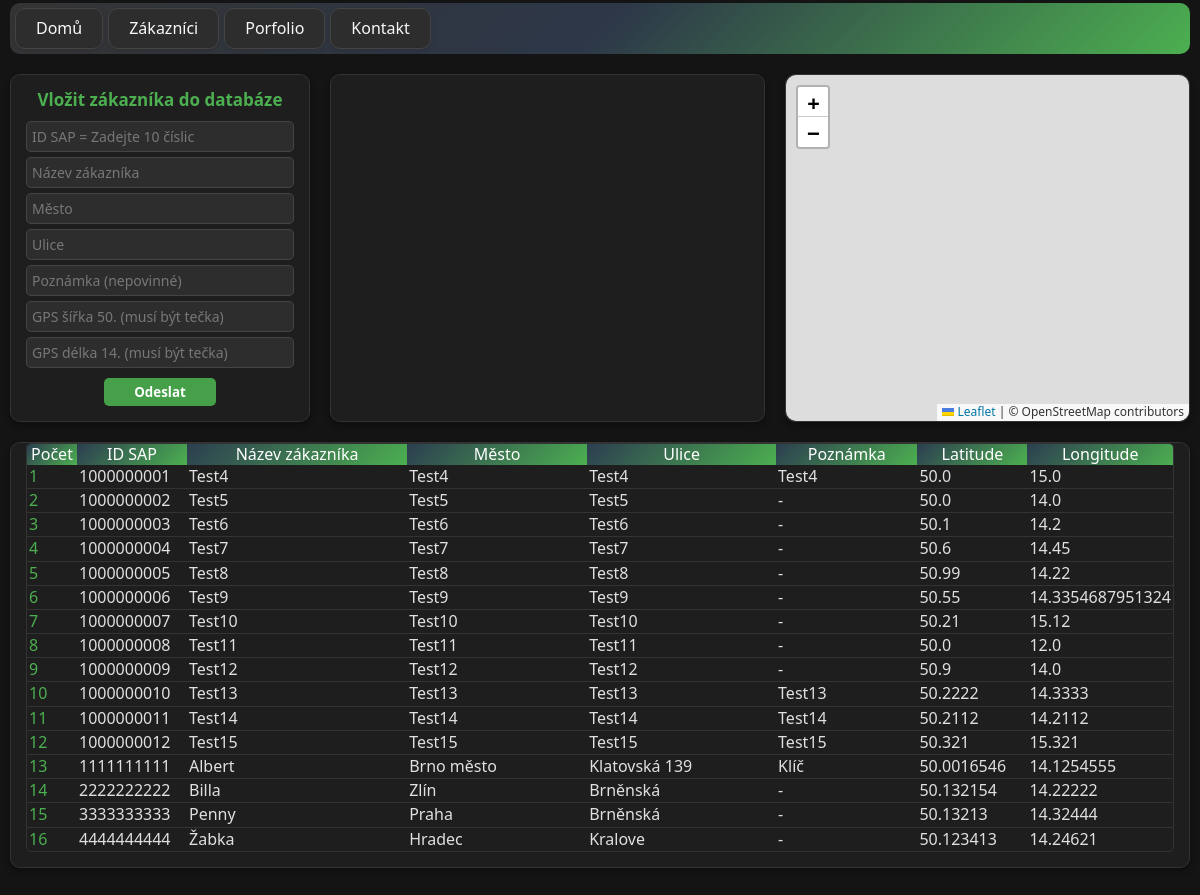
The page / on the database its author committed.
### zakaznici/models.py (models this page shows)
class Zakaznici(models.Model):
    id_sap = models.IntegerField(primary_key=True, default=1111111111)  # přidat default
    nazev = models.CharField(max_length=100)
    mesto = models.CharField(max_length=100)
    ulice = models.CharField(max_length=100)
    poznamka = models.TextField(max_length=100, blank=True, null=True)
    latitude = models.FloatField()
    longitude = models.FloatField()

### zakaznici/views.py (the view, shortened to what this page needs)
# urls.py: path('', include("zakaznici.urls"))
def zakaznici(request):
    formular = ZakazniciForm()
    context = {"zakazniciForm": formular,
               "zakaznici": Zakaznici.objects.all()}
    return render(request, "zakaznici/zakaznici.html", context)

### zakaznici/templates/zakaznici/zakaznici.html (shortened to what this page needs)
{% extends 'base.html' %}
{% load static %}
{% block extra_css %}
<link rel="stylesheet" href="{% static 'zakaznici/zakaznici.css' %}">
<link rel="stylesheet" href="https://unpkg.com/leaflet/dist/leaflet.css" />
{% endblock extra_css %}
{% block content %}
    <div class="top-container">
        <section class="container_formular">
            <h1>Vložit zákazníka do databáze</h1>
            <form method="POST" action="/" id="zakaznik-form">
                {% for one_field in zakazniciForm %}
                <div class="form-group">
                    {{ one_field }}
                </div>
                {% endfor %}
                <button type="submit" id="submit-btn">Odeslat</button>
            </form>
        </section>
        <section class="container_stred">
        </section>
        <section class="container_maps">
            <div id="map"></div>
        </section>
    </div>
    <section class="container_tabulka">
        <div class="zakaznici-table-wrapper">
        {% if zakaznici %}
            <table class="zakaznici-table">
                <thead>
                    <tr>
                        <th id="hlavicka_pocet">Počet</th>
                        <th id="hlavicka_id">ID SAP</th>
                        <th id="hlavicka_nazev">Název zákazníka</th>
                        <th id="hlavicka_mesto">Město</th>
                        <th id="hlavicka_ulice">Ulice</th>
                        <th id="hlavicka_poznamka">Poznámka</th>
                        <th id="hlavicka_latitude">Latitude</th>
                        <th id="hlavicka_longitude">Longitude</th>
                    </tr>
                </thead>
                <tbody>
                    {% for zakaznik in zakaznici %}
                    <tr data-index="{{ forloop.counter0 }}">
                        <td id="bunka_pocet"></td>
                        <td>{{ zakaznik.id_sap }}</td>
                        <td>{{ zakaznik.nazev }}</td>
                        <td>{{ zakaznik.mesto }}</td>
                        <td>{{ zakaznik.ulice }}</td>
                        <td>{{ zakaznik.poznamka|default:"-" }}</td>
                        <td>{{ zakaznik.latitude }}</td>
                        <td>{{ zakaznik.longitude }}</td>
                    </tr>
                    {% endfor %}
                </tbody>
            </table>
        {% else %}
            <p>Žádní zákazníci nebyli nalezeni.</p>
        {% endif %}
        </div>
    </section>
{% endblock content %}

### templates/base.html (shortened to what this page needs)
{% load static %}
{{ '<' }}{{ '!DOCTYPE html>' }}
<html lang="en">
<head>
    <link rel="stylesheet" href="{% static 'css/base.css' %}">
    {% block extra_css %}{% endblock extra_css %}
</head>
<body>
    <header class="hlavicka">
        <nav>
            <ul>
                <li><a href="#">Domů</a></li>
                <li><a href="#">Zákazníci</a></li>
                <li><a href="#">Porfolio</a></li>
                <li><a href="#">Kontakt</a></li>
            </ul>
        </nav>
    </header>
    <main>
        {% block content %}{% endblock content %}
    </main>
</body>
</html>

### static/css/base.css (style rules this page uses)
html, body { height: 100%; margin: 0; padding: 0; }
body { background-color: #141414; color: #e0e0e0; padding: 0 10px 10px; line-height: 1.2; min-height: 100vh; display: flex; flex-direction: column; overflow: hidden; }
header { background: linear-gradient(135deg, #343434 0%, #2d3748 50%, #4CAF50 100%); animation: gradient 8s ease infinite; color: #e0e0e0; padding: 5px; text-align: center; border-radius: 10px; flex-shrink: 0; }
nav ul { display: flex; gap: 5px; list-style: none; padding: 0; margin: 0; }
nav ul li { position: relative; }
nav ul li a { display: inline-block; padding: 10px 20px; text-decoration: none; color: #f8f8f8; background-color: #2d2d2d; border-radius: 10px; font-weight: 500; font-size: 16px; transition: all 0.3s cubic-bezier(0.25, 0.8, 0.25, 1); box-shadow: 0 2px 4px rgba(0, 0, 0, 0.1); border: 1px solid #444; }
nav ul li a::after { content: ''; position: absolute; bottom: 8px; left: 24px; width: calc(100% - 48px); height: 2px; background: #4CAF50; transform: scaleX(0); transition: transform 0.5s ease; }

### rows shown on the page
Zakaznici: id_sap "1000000001", nazev "Test4", mesto "Test4", ulice "Test4", poznamka "Test4", latitude "50.0", longitude "15.0"
Zakaznici: id_sap "1000000002", nazev "Test5", mesto "Test5", ulice "Test5", poznamka "-", latitude "50.0", longitude "14.0"
Zakaznici: id_sap "1000000003", nazev "Test6", mesto "Test6", ulice "Test6", poznamka "-", latitude "50.1", longitude "14.2"
Zakaznici: id_sap "1000000004", nazev "Test7", mesto "Test7", ulice "Test7", poznamka "-", latitude "50.6", longitude "14.45"
Zakaznici: id_sap "1000000005", nazev "Test8", mesto "Test8", ulice "Test8", poznamka "-", latitude "50.99", longitude "14.22"
Zakaznici: id_sap "1000000006", nazev "Test9", mesto "Test9", ulice "Test9", poznamka "-", latitude "50.55", longitude "14.3354687951324"
Zakaznici: id_sap "1000000007", nazev "Test10", mesto "Test10", ulice "Test10", poznamka "-", latitude "50.21", longitude "15.12"
Zakaznici: id_sap "1000000008", nazev "Test11", mesto "Test11", ulice "Test11", poznamka "-", latitude "50.0", longitude "12.0"
Zakaznici: id_sap "1000000009", nazev "Test12", mesto "Test12", ulice "Test12", poznamka "-", latitude "50.9", longitude "14.0"
Zakaznici: id_sap "1000000010", nazev "Test13", mesto "Test13", ulice "Test13", poznamka "Test13", latitude "50.2222", longitude "14.3333"
Zakaznici: id_sap "1000000011", nazev "Test14", mesto "Test14", ulice "Test14", poznamka "Test14", latitude "50.2112", longitude "14.2112"
Zakaznici: id_sap "1000000012", nazev "Test15", mesto "Test15", ulice "Test15", poznamka "Test15", latitude "50.321", longitude "15.321"
Zakaznici: id_sap "1111111111", nazev "Albert", mesto "Brno město", ulice "Klatovská 139", poznamka "Klíč", latitude "50.0016546", longitude "14.1254555"
Zakaznici: id_sap "2222222222", nazev "Billa", mesto "Zlín", ulice "Brněnská", poznamka "-", latitude "50.132154", longitude "14.22222"
Zakaznici: id_sap "3333333333", nazev "Penny", mesto "Praha", ulice "Brněnská", poznamka "-", latitude "50.13213", longitude "14.32444"
Zakaznici: id_sap "4444444444", nazev "Žabka", mesto "Hradec", ulice "Kralove", poznamka "-", latitude "50.123413", longitude "14.24621"
